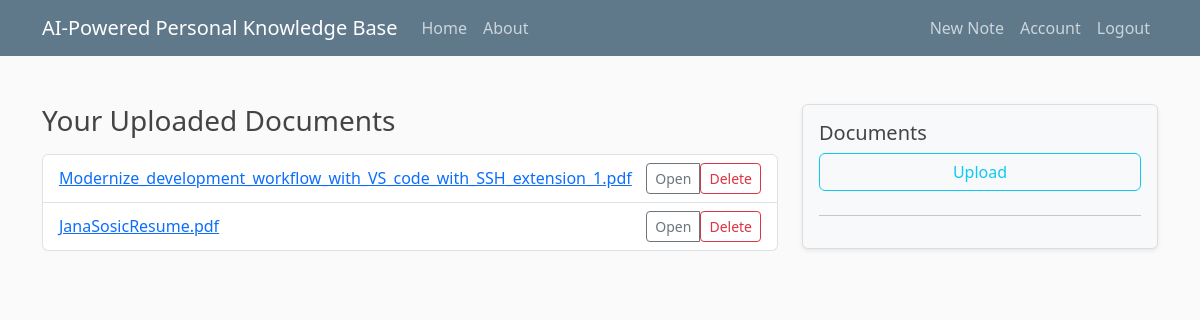
/upload (signed in), run on the app's committed database.
### flaskapp/models/document.py (models this page shows, shortened)
class Document(db.Model):
    id = db.Column(db.Integer, primary_key=True)
    filename = db.Column(db.String(255), nullable=False)
    stored_name = db.Column(db.String(255), nullable=False)
    status = db.Column(db.String(20), nullable=False, default='QUEUED')
    created_at = db.Column(db.DateTime, default=datetime.utcnow)
    user_id = db.Column(db.Integer, db.ForeignKey('user.id'), nullable=False)

### flaskapp/uploads/routes.py (the view, shortened to what this page needs)
@uploads.route('/upload', methods=['GET', 'POST'])
@login_required
def upload_file():
    form = UploadForm()
    print("Form submitted:", request.method, form.validate_on_submit())
    documents = Document.query.filter_by(user_id=current_user.id).all()
    return render_template('upload_document.html', form=form, documents=documents)

### flaskapp/models/user.py (called while the page is built)
@login_manager.user_loader
def load_user(user_id):
    return User.query.get(int(user_id))

### flaskapp/templates/upload_document.html
{% extends "layout.html" %}
{% block content %}
<div class="content_section">
  <h3>Your Uploaded Documents</h3>
  <ul class="list-group mt-3">
    {% for doc in documents %}
      <li class="list-group-item d-flex justify-content-between align-items-center">
        <span>
          <a href="{{ url_for('uploads.view_document', filename=doc.stored_name) }}" target="_blank">
            {{ doc.filename }}
          </a>
        </span>
        <div class="btn-group">
          <a href="{{ url_for('uploads.view_document', filename=doc.stored_name) }}" class="btn btn-sm btn-outline-secondary">Open</a>
          <form action="{{ url_for('uploads.delete_document', doc_id=doc.id) }}" method="POST"
                onsubmit="return confirm('Are you sure you want to delete this document?');"
                style="display:inline;">
            <button type="submit" class="btn btn-sm btn-outline-danger">Delete</button>
          </form>
        </div>
      </li>
    {% else %}
      <li class="list-group-item text-muted">No documents uploaded yet.</li>
    {% endfor %}
  </ul>
</div>
{% endblock %}

### flaskapp/static/main.css (style rules this page uses)
body { background: #fafafa; color: #333333; margin-top: 5rem; }
h1, h2, h3, h4, h5, h6 { color: #444444; }

### data on the page
Document: filename "Modernize_development_workflow_with_VS_code_with_SSH_extension_1.pdf"
Document: filename "JanaSosicResume.pdf"
